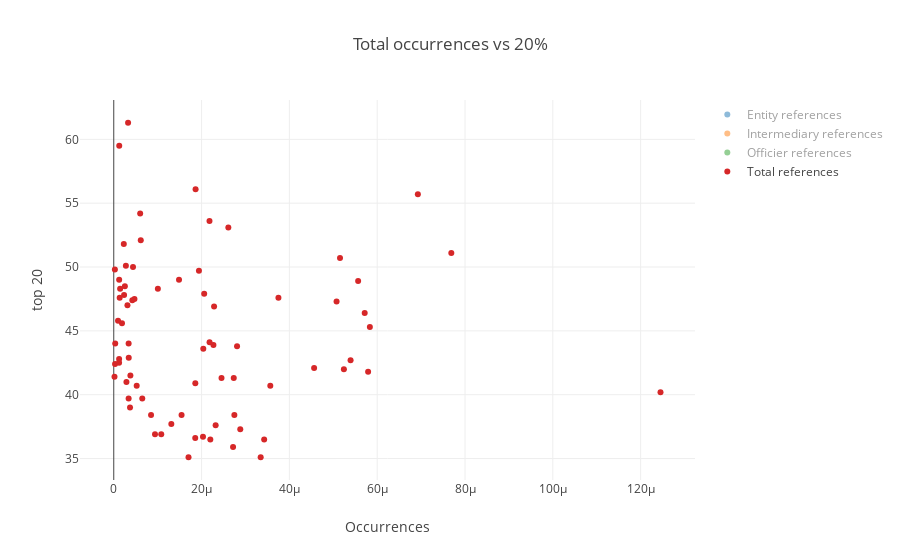

This figure's notebook cell:
### Code cell
data = list(map(lambda d: remove_outliers(d, 'counts_normalized', 'Income Share'), income_share_data))
plot_all_entity(data, 'counts_normalized', 'Income Share', nodes_types_desc, 3, 'Total occurrences vs 20%', 'Occurrences', 'top 20', 'scatter_20_count_outliers.html')

### Figure 1 — Plotly figure (JSON) as saved in the notebook; plotly's stock layout.template omitted (floating-point values rounded to 4 significant figures)
{"data": [{"mode": "markers", "name": "Entity references", "text": ["Angola", "Albania", "Argentina", "Australia", "Austria", "Azerbaijan", "Belgium", "Bangladesh", "Bulgaria", "Belarus", "Bolivia", "Brazil", "Central African Republic", "Canada", "Chile", "China", "Côte d'Ivoire", "Cameroon", "Colombia", "Czech Republic", "Germany", "Djibouti", "Denmark", "Dominican Republic", "Egypt", "Spain", "Finland", "France", "Georgia", "Ghana", "Greece", "Honduras", "Croatia", "Haiti", "Hungary", "Indonesia", "India", "Iran", "Iceland", "Italy", "Jamaica", "Japan", "Kazakhstan", "Kenya", "South Korea", "Liberia", "Sri Lanka", "Lesotho", "Lithuania", "Morocco", "Moldova", "Mexico", "Macedonia", "Mali", "Montenegro", "Mozambique", "Malawi", "Malaysia", "Nigeria", "Nicaragua", "Netherlands", "Norway", "Pakistan", "Peru", "Portugal", "Paraguay", "Romania", "Russia", "Sudan", "Senegal", "El Salvador", "Slovakia", "Slovenia", "Sweden", "Syria", "Chad", "Thailand", "Tunisia", "Turkey", "Tanzania", "Uganda", "Ukraine", "United States", "Uzbekistan", "Venezuela", "Viet Nam", "Vanuatu", "Yemen", "Zambia", "Zimbabwe"], "type": "scatter", "uid": "2eb67160-812a-4a98-a039-48e8adfb642e", "visible": "legendonly", "x": [3.715e-07, 6.923e-07, 6.282e-06, 3.999e-06, 2.808e-06, 8.39e-07, 5.264e-06, 1.255e-08, 6.921e-06, 1.689e-06, 8.994e-06, 6.851e-06, 2.215e-07, 9.765e-06, 7.948e-06, 2.355e-06, 9.32e-07, 4.496e-08, 3.879e-05, 3.23e-06, 2.136e-06, 1.096e-06, 2.481e-06, 4.67e-05, 4.139e-07, 2.509e-05, 1.19e-05, 4.298e-06, 2.683e-07, 1.113e-07, 2.038e-05, 2.724e-06, 7.078e-07, 7.567e-07, 9.122e-06, 1.097e-07, 1.623e-08, 5.101e-08, 4.582e-05, 5.692e-06, 1.398e-06, 1.886e-07, 2.314e-07, 5.432e-07, 1.576e-07, 2.278e-07, 1.444e-07, 4.66e-07, 1.125e-05, 1.195e-06, 5.624e-07, 5.233e-07, 9.627e-07, 4.716e-07, 2.091e-05, 1.102e-07, 5.859e-08, 1.191e-06, 1.19e-07, 1.995e-06, 1.05e-05, 2.725e-06, 1.617e-08, 1.679e-06, 2.336e-05, 1.938e-05, 3.516e-07, 2.918e-05, 2.65e-08, 2.062e-07, 3.725e-05, 1.845e-07, 1.018e-05, 5.672e-06, 2.083e-07, 8.106e-07, 1.408e-05, 3.589e-07, 1.311e-06, 5.743e-08, 2.575e-08, 6.052e-06, 9.623e-06, 1.626e-07, 2.437e-05, 7.564e-08, 1.545e-05, 3.81e-08, 1.28e-07, 5.191e-07], "y": [48.5, 37.8, 47.6, 42, 38.4, 30.2, 36.5, 41.4, 43.9, 36.9, 49, 56.1, 60.9, 40.7, 53.6, 47.9, 47.8, 51.7, 55.7, 35.9, 39.7, 50, 37.7, 51.1, 41.5, 42.1, 36.7, 40.9, 43.6, 48.3, 41.8, 54.2, 38.4, 47.1, 38.4, 47.4, 44, 45.6, 37.3, 41.3, 51.6, 39.7, 36.9, 47.5, 39, 41.3, 47.6, 58.2, 44.1, 47, 36.6, 50.1, 41, 41.3, 40.5, 59.5, 51.8, 47.3, 49, 52.1, 37.3, 36.5, 42.8, 48.9, 42.7, 53.1, 40.7, 45.3, 42.4, 46.9, 46.4, 35, 35.1, 37.6, 44, 48.8, 43.8, 42.9, 48.3, 45.8, 49.8, 35.1, 46.9, 43.4, 50.7, 42.5, 44.8, 44.7, 61.3, 49.7]}, {"mode": "markers", "name": "Intermediary references", "text": ["Angola", "Argentina", "Australia", "Austria", "Belgium", "Bangladesh", "Bulgaria", "Belarus", "Bolivia", "Brazil", "Canada", "Chile", "China", "Côte d'Ivoire", "Colombia", "Czech Republic", "Germany", "Djibouti", "Denmark", "Dominican Republic", "Egypt", "Spain", "Estonia", "Finland", "France", "Georgia", "Ghana", "Greece", "Honduras", "Croatia", "Hungary", "Indonesia", "India", "Ireland", "Iran", "Italy", "Jordan", "Japan", "Kazakhstan", "Kenya", "South Korea", "Lebanon", "Liberia", "Sri Lanka", "Lesotho", "Lithuania", "Latvia", "Morocco", "Moldova", "Mexico", "Macedonia", "Mozambique", "Malawi", "Malaysia", "Nigeria", "Nicaragua", "Netherlands", "Norway", "Pakistan", "Peru", "Portugal", "Paraguay", "Romania", "Russia", "Sudan", "El Salvador", "Slovenia", "Sweden", "Syria", "Thailand", "Tunisia", "Turkey", "Tanzania", "Uganda", "Ukraine", "United States", "Venezuela", "Viet Nam", "Vanuatu", "Zambia", "Zimbabwe"], "type": "scatter", "uid": "12971c62-756d-408d-88fa-6da498b3519f", "visible": "legendonly", "x": [3.715e-08, 2.071e-06, 1.659e-06, 1.872e-06, 3.122e-06, 6.273e-09, 9.69e-07, 2.111e-07, 1.799e-06, 1.954e-06, 2.702e-06, 3.69e-06, 1.854e-07, 4.438e-08, 4.75e-06, 9.501e-07, 8.273e-07, 1.096e-06, 1.595e-06, 5.766e-06, 2.069e-07, 4.174e-06, 6.846e-06, 2.197e-06, 1.478e-06, 2.683e-07, 7.418e-08, 6.243e-06, 1.135e-06, 7.078e-07, 1.115e-06, 5.487e-08, 3.864e-09, 7.729e-06, 1.275e-08, 8.061e-07, 1.476e-06, 1.021e-07, 5.784e-08, 2.607e-07, 9.853e-08, 7.496e-06, 2.278e-07, 1.444e-07, 4.66e-07, 6.82e-07, 5.517e-06, 5.828e-08, 2.812e-07, 2.576e-07, 9.627e-07, 1.102e-07, 5.859e-08, 4.962e-07, 4.534e-08, 1.663e-06, 2.905e-06, 1.947e-06, 1.617e-08, 7.103e-07, 3.077e-06, 1.374e-06, 2.009e-07, 5.076e-07, 2.65e-08, 4.776e-06, 1.94e-06, 2.269e-06, 2.083e-07, 2.689e-06, 2.692e-07, 2.337e-07, 3.829e-08, 2.575e-08, 2.872e-07, 1.893e-06, 5.856e-06, 6.483e-08, 7.726e-06, 1.28e-07, 3.244e-07], "y": [48.5, 47.6, 42, 38.4, 36.5, 41.4, 43.9, 36.9, 49, 56.1, 40.7, 53.6, 47.9, 47.8, 55.7, 35.9, 39.7, 50, 37.7, 51.1, 41.5, 42.1, 40.4, 36.7, 40.9, 43.6, 48.3, 41.8, 54.2, 38.4, 38.4, 47.4, 44, 40.2, 45.6, 41.3, 42.4, 39.7, 36.9, 47.5, 39, 40, 41.3, 47.6, 58.2, 44.1, 41.5, 47, 36.6, 50.1, 41, 59.5, 51.8, 47.3, 49, 52.1, 37.3, 36.5, 42.8, 48.9, 42.7, 53.1, 40.7, 45.3, 42.4, 46.4, 35.1, 37.6, 44, 43.8, 42.9, 48.3, 45.8, 49.8, 35.1, 46.9, 50.7, 42.5, 44.8, 61.3, 49.7]}, {"mode": "markers", "name": "Officier references", "text": ["Angola", "Albania", "Argentina", "Armenia", "Australia", "Austria", "Azerbaijan", "Belgium", "Benin", "Burkina Faso", "Bangladesh", "Bulgaria", "Bosnia and Herzegovina", "Belarus", "Bolivia", "Brazil", "Central African Republic", "Canada", "Chile", "China", "Côte d'Ivoire", "Cameroon", "DR Congo", "Colombia", "Cape Verde", "Czech Republic", "Germany", "Djibouti", "Denmark", "Dominican Republic", "Algeria", "Ecuador", "Egypt", "Spain", "Ethiopia", "Finland", "Fiji", "France", "Gabon", "Georgia", "Ghana", "Guinea", "Gambia", "Guinea-Bissau", "Greece", "Guatemala", "Honduras", "Croatia", "Haiti", "Hungary", "Indonesia", "India", "Ireland", "Iran", "Iraq", "Italy", "Jamaica", "Jordan", "Japan", "Kazakhstan", "Kenya", "Kyrgyzstan", "South Korea", "Laos", "Liberia", "Sri Lanka", "Lithuania", "Latvia", "Morocco", "Moldova", "Madagascar", "Maldives", "Mexico", "Macedonia", "Mali", "Myanmar", "Montenegro", "Mongolia", "Mozambique", "Malawi", "Malaysia", "Niger", "Nigeria", "Nicaragua", "Netherlands", "Norway", "Nepal", "Pakistan", "Peru", "Papua New Guinea", "Portugal", "Paraguay", "Palestine", "Romania", "Russia", "Rwanda", "Sudan", "Senegal", "Solomon Islands", "Sierra Leone", "El Salvador", "Slovakia", "Slovenia", "Sweden", "Swaziland", "Syria", "Chad", "Togo", "Thailand", "Tajikistan", "Tunisia", "Turkey", "Tanzania", "Uganda", "Ukraine", "United States", "Uzbekistan", "Venezuela", "Viet Nam", "Yemen", "Zimbabwe"], "type": "scatter", "uid": "f65c68f5-472d-4fc6-88a7-5d5bc606f401", "visible": "legendonly", "x": [2.117e-06, 8.653e-06, 2.915e-05, 9.635e-06, 4.676e-05, 1.076e-05, 9.544e-06, 2.587e-05, 7.777e-07, 5.686e-08, 1.506e-07, 1.481e-05, 1.122e-06, 7.494e-06, 4.071e-06, 9.833e-06, 9.302e-06, 2.319e-05, 1.016e-05, 1.806e-05, 1.376e-06, 2.293e-06, 6.511e-07, 2.572e-05, 4.559e-05, 2.299e-05, 3.532e-06, 2.193e-06, 9.037e-06, 2.441e-05, 4.858e-07, 5.798e-05, 3.17e-06, 1.637e-05, 2.054e-08, 6.225e-06, 3.387e-06, 1.28e-05, 1.653e-05, 1.986e-05, 1.261e-06, 6.776e-07, 3.65e-06, 1.159e-06, 3.131e-05, 3.31e-05, 2.157e-06, 7.078e-06, 2.119e-05, 1.723e-05, 4.068e-06, 3.138e-07, 4.766e-05, 1.811e-06, 1.086e-06, 1.805e-05, 8.385e-06, 4.722e-05, 3.096e-06, 1.053e-05, 3.911e-06, 1.714e-07, 3.449e-06, 8.211e-06, 2.687e-05, 1.059e-06, 9.89e-06, 5.016e-05, 1.865e-06, 1.771e-05, 4.239e-07, 4.164e-05, 1.98e-06, 9.627e-07, 1.179e-06, 3.467e-07, 2.895e-05, 1.505e-05, 1.029e-06, 2.168e-06, 4.906e-05, 5.222e-08, 1.065e-06, 2.494e-06, 1.542e-05, 1.732e-05, 2.471e-07, 1.186e-06, 5.327e-05, 2.579e-07, 2.75e-05, 5.341e-06, 2.561e-06, 4.671e-06, 2.864e-05, 2.644e-07, 2.385e-07, 1.169e-06, 3.475e-06, 5.65e-07, 1.512e-05, 2.196e-05, 2.134e-05, 1.526e-05, 1.622e-05, 2.968e-06, 3.758e-06, 4.15e-07, 1.131e-05, 8.37e-07, 2.782e-06, 8.503e-06, 8.806e-07, 2.06e-07, 1.069e-05, 1.134e-05, 2.341e-06, 2.131e-05, 1.07e-06, 3.429e-07, 1.856e-05], "y": [48.5, 37.8, 47.6, 40.2, 42, 38.4, 30.2, 36.5, 52.1, 44.3, 41.4, 43.9, 40.5, 36.9, 49, 56.1, 60.9, 40.7, 53.6, 47.9, 47.8, 51.7, 48.4, 55.7, 53.3, 35.9, 39.7, 50, 37.7, 51.1, 37.2, 50.5, 41.5, 42.1, 46.7, 36.7, 44.7, 40.9, 44.4, 43.6, 48.3, 41.5, 43.6, 56.7, 41.8, 53.6, 54.2, 38.4, 47.1, 38.4, 47.4, 44, 40.2, 45.6, 38.5, 41.3, 51.6, 42.4, 39.7, 36.9, 47.5, 37.2, 39, 44.6, 41.3, 47.6, 44.1, 41.5, 47, 36.6, 49.4, 45, 50.1, 41, 41.3, 45.7, 40.5, 40.6, 59.5, 51.8, 47.3, 42.4, 49, 52.1, 37.3, 36.5, 41.5, 42.8, 48.9, 47.3, 42.7, 53.1, 41.1, 40.7, 45.3, 52.2, 42.4, 46.9, 44.6, 42.4, 46.4, 35, 35.1, 37.6, 56.7, 44, 48.8, 48.6, 43.8, 41.7, 42.9, 48.3, 45.8, 49.8, 35.1, 46.9, 43.4, 50.7, 42.5, 44.7, 49.7]}, {"mode": "markers", "name": "Total references", "text": ["Angola", "Argentina", "Australia", "Austria", "Belgium", "Bangladesh", "Bulgaria", "Belarus", "Bolivia", "Brazil", "Canada", "Chile", "China", "Côte d'Ivoire", "Colombia", "Czech Republic", "Germany", "Djibouti", "Denmark", "Dominican Republic", "Egypt", "Spain", "Finland", "France", "Georgia", "Ghana", "Greece", "Honduras", "Croatia", "Hungary", "Indonesia", "India", "Ireland", "Iran", "Italy", "Japan", "Kazakhstan", "Kenya", "South Korea", "Liberia", "Sri Lanka", "Lithuania", "Morocco", "Moldova", "Mexico", "Macedonia", "Mozambique", "Malawi", "Malaysia", "Nigeria", "Nicaragua", "Netherlands", "Norway", "Pakistan", "Peru", "Portugal", "Paraguay", "Romania", "Russia", "Sudan", "El Salvador", "Slovenia", "Sweden", "Syria", "Thailand", "Tunisia", "Turkey", "Tanzania", "Uganda", "Ukraine", "United States", "Venezuela", "Viet Nam", "Zambia", "Zimbabwe"], "type": "scatter", "uid": "5695b755-0bb6-424d-9474-a99cd7800283", "visible": true, "x": [2.526e-06, 3.75e-05, 5.242e-05, 1.545e-05, 3.426e-05, 1.694e-07, 2.27e-05, 9.394e-06, 1.486e-05, 1.864e-05, 3.565e-05, 2.18e-05, 2.06e-05, 2.352e-06, 6.926e-05, 2.717e-05, 6.495e-06, 4.385e-06, 1.311e-05, 7.688e-05, 3.79e-06, 4.563e-05, 2.032e-05, 1.858e-05, 2.039e-05, 1.446e-06, 5.793e-05, 6.016e-06, 8.494e-06, 2.747e-05, 4.233e-06, 3.339e-07, 0.0001245, 1.875e-06, 2.454e-05, 3.386e-06, 1.082e-05, 4.715e-06, 3.705e-06, 2.733e-05, 1.348e-06, 2.183e-05, 3.118e-06, 1.856e-05, 2.761e-06, 2.888e-06, 1.249e-06, 2.285e-06, 5.075e-05, 1.23e-06, 6.152e-06, 2.882e-05, 2.2e-05, 1.218e-06, 5.566e-05, 5.394e-05, 2.61e-05, 5.224e-06, 5.833e-05, 2.915e-07, 5.715e-05, 3.346e-05, 2.321e-05, 3.385e-06, 2.808e-05, 3.41e-06, 1.005e-05, 9.764e-07, 2.575e-07, 1.703e-05, 2.285e-05, 5.153e-05, 1.21e-06, 3.265e-06, 1.94e-05], "y": [48.5, 47.6, 42, 38.4, 36.5, 41.4, 43.9, 36.9, 49, 56.1, 40.7, 53.6, 47.9, 47.8, 55.7, 35.9, 39.7, 50, 37.7, 51.1, 41.5, 42.1, 36.7, 40.9, 43.6, 48.3, 41.8, 54.2, 38.4, 38.4, 47.4, 44, 40.2, 45.6, 41.3, 39.7, 36.9, 47.5, 39, 41.3, 47.6, 44.1, 47, 36.6, 50.1, 41, 59.5, 51.8, 47.3, 49, 52.1, 37.3, 36.5, 42.8, 48.9, 42.7, 53.1, 40.7, 45.3, 42.4, 46.4, 35.1, 37.6, 44, 43.8, 42.9, 48.3, 45.8, 49.8, 35.1, 46.9, 50.7, 42.5, 61.3, 49.7]}], "layout": {"hovermode": "closest", "title": "Total occurrences vs 20%", "xaxis": {"title": "Occurrences"}, "yaxis": {"title": "top 20"}}}
